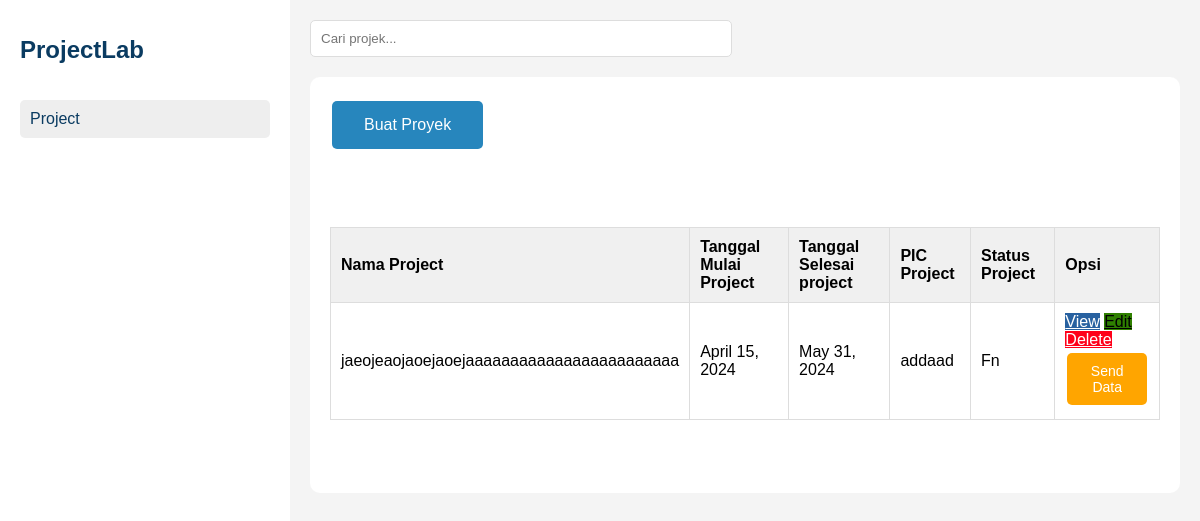
The page / on the database its author committed.
### de/models.py (models this page shows, shortened)
class ProjectInfo(models.Model):
    nama_project = models.CharField(max_length=100)
    tujuan_project = models.CharField(max_length=1000)
    tangmul_project = models.DateField()
    tangsel_project = models.DateField()
    pic_project = models.CharField(max_length=40)
    status_project = models.TextField()
    tanggal_add = models.DateField(auto_now=True)

### de/views.py (the view)
# urls.py: path('', views.main_page, name='main_page'),
def main_page(request):
    list_project = ProjectInfo.objects.all().order_by('-id')
    context = {
        'list_project': list_project,
    }
    return render(request, 'de/de.html', context)

### de/templates/de/de.html (shortened to what this page needs)
<!DOCTYPE html>
<html>
<head>
</head>
<body>
<div class="container">
  <div class="sidebar">
    <div class="sidebar-header">
      <h1 class="sidebar-title">ProjectLab</h1>
    </div>
    <ul class="sidebar-nav">
      <li><a href="{% url 'de:main_page' %}">Project</a></li>
    </ul>
  </div>
  <div class="main-content">
    <div class="main-content-header">
      <input type="text" class="search-bar" placeholder="Cari projek...">
    </div>
    <div class="main-content-body">
      <div class="button-container">
        <a href="{% url 'de:set_project' %}" class="button">Buat Proyek</a>
      </div>
      <div class="cactus">
        <table class="table">
          <thead>
              <tr>
                  <th scope="col">Nama Project</th>
                  <th scope="col">Tanggal Mulai Project</th>
                  <th scope="col">Tanggal Selesai project</th>
                  <th scope="col">PIC Project</th>
                  <th scope="col">Status Project</th>
                  <th scope="col">Opsi</th>
              </tr>
          </thead>
          <tbody>
              {% for ProjectInfo in list_project %}
              <tr class="record">
                  <td><label>{{ProjectInfo.nama_project}}</label></td>
                  <td><label>{{ProjectInfo.tangmul_project}}</label></td>
                  <td><label>{{ProjectInfo.tangsel_project}}</label></td>
                  <td><label>{{ProjectInfo.pic_project}}</label></td>
                  <td><label>{{ProjectInfo.status_project}}</label></td>
                  <td>
                      <form method="post" action="#">
                          <a href="{% url 'de:view_project' ProjectInfo.id %}" style="background-color: #2861a0; color: white;">View</a>
                          <a href="{% url 'de:edit_project' ProjectInfo.id %}" style="background-color: #2f8000; color: black;">Edit</a>
                          <a href="{% url 'de:delete_project' ProjectInfo.id %}" style="background-color: #ff0019; color: white;">Delete</a>
                      </form>
                      <button type="button" class="send-button" onclick="sendProjectData({{ ProjectInfo.id }})">Send Data</button>
                  </td>
              </tr>
              {% endfor %}
          </tbody>
      </table>
      </div>
    </div>
  </div>
</div>
</body>
</html>

### de/templates/de/de.html (style rules this page uses)
body { font-family: Arial, sans-serif; background-color: #f4f4f4; margin: 0; padding: 0; }
h1 { color: #0A3B61; }
.container { display: flex; width: 100%; height: 100vh; }
.button { background-color: #2786BD; border: none; color: white; padding: 15px 32px; text-align: center; text-decoration: none; display: inline-block; font-size: 16px; margin: 4px 2px; cursor: pointer; border-radius: 5px; }
.send-button { background-color: #FFA500; border: none; color: white; padding: 10px 20px; text-align: center; text-decoration: none; display: inline-block; font-size: 14px; margin: 4px 2px; cursor: pointer; border-radius: 5px; }
.sidebar { background-color: #fff; width: 250px; padding: 20px; }
.sidebar-header { display: flex; align-items: center; margin-bottom: 20px; }
.sidebar-title { font-size: 1.5rem; font-weight: bold; }
.sidebar-nav { list-style: none; padding: 0; }
.sidebar-nav li { margin-bottom: 10px; }
.sidebar-nav li a { display: block; padding: 10px; background-color: #eee; text-decoration: none; color: #0A3B61; border-radius: 5px; transition: background-color 0.3s ease; }
.main-content { flex: 1; padding: 20px; }
.main-content-header { display: flex; align-items: center; justify-content: space-between; margin-bottom: 20px; }
.search-bar { width: 400px; padding: 10px; border: 1px solid #ddd; border-radius: 5px; }
.main-content-body { background-color: #fff; padding: 20px; border-radius: 10px; }
.cactus { display: flex; justify-content: center; align-items: center; height: 300px; }
.table { border-collapse: collapse; width: 100%; }
.table th, .table td { border: 1px solid #ddd; padding: 10px; text-align: left; }
.table th { background-color: #f0f0f0; }
.button-container { display: flex; justify-content: flex-start; margin-bottom: 20px; }

### rows shown on the page
ProjectInfo: nama_project "jaeojeaojaoejaoejaaaaaaaaaaaaaaaaaaaaaaaa", tangmul_project "April 15, 2024", tangsel_project "May 31, 2024", pic_project "addaad", status_project "Fn"
